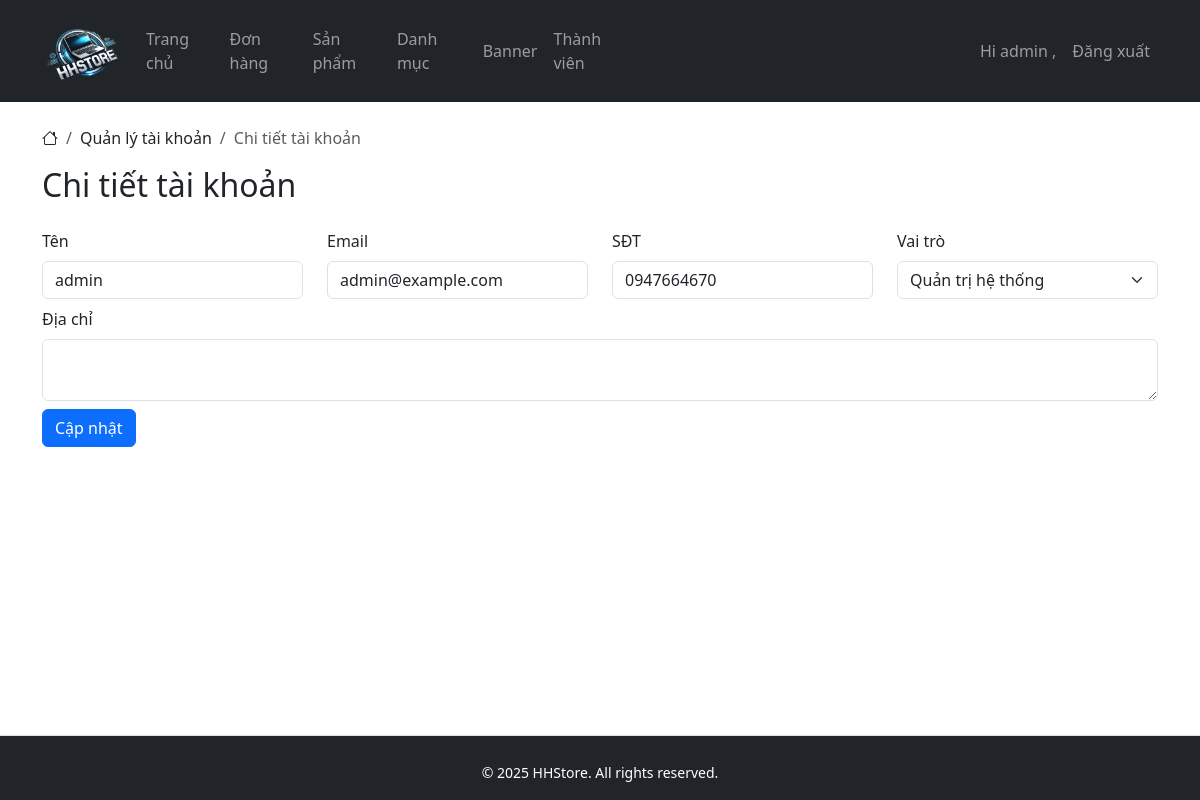
/?controller=user&action=edit&id=1 (signed in), run on the app's committed database.
### tables this page shows
CREATE TABLE `users` (
  `id` int(11) NOT NULL AUTO_INCREMENT,
  `username` varchar(50) DEFAULT NULL,
  `password` varchar(255) DEFAULT NULL,
  `email` varchar(100) DEFAULT NULL,
  `role` varchar(10) DEFAULT 'user',
  `phone` varchar(10) DEFAULT NULL,
  `address` varchar(255) DEFAULT NULL,
  PRIMARY KEY (`id`)
);

### core/Controller.php (called while the page is built, shortened)
<?php
class Controller
{
    public function model($model)
    {
        return new $model();
    }
    public function view($view, $data = [])
    {
        require_once "../app/views/layouts/main.php";
    }
}

### public/index.php (called while the page is built, shortened)
<?php
require_once '../core/Router.php';
require_once '../core/Controller.php';
require_once '../core/Model.php';
$url = isset($_GET['url']) ? $_GET['url'] : '';
$router = new Router();
$router->route($url);

### core/Model.php (called while the page is built, shortened)
<?php
class Model {
    public function __construct() {
        $pdo = new PDO("mysql:host=" . DB_HOST . ";dbname=" . DB_NAME, DB_USER, DB_PASS);
        $pdo->setAttribute(PDO::ATTR_ERRMODE, PDO::ERRMODE_EXCEPTION);
        $this->db = $pdo;
    }
}

### app/models/User.php (called while the page is built, shortened)
<?php
class User extends Model {
    public function getUserById($userId) {
        $stmt = $this->db->prepare("SELECT * FROM users WHERE id = :id");
        $stmt->execute([':id' => $userId]);
        return $stmt->fetch(PDO::FETCH_ASSOC);
    }
}

### app/views/admin/user/edit.php (the view, shortened to what this page needs)
<nav aria-label="breadcrumb">
    <ol class="breadcrumb">
        <li class="breadcrumb-item"><i class="bi bi-house"></i></li>
        <li class="breadcrumb-item" aria-current="page">Quản lý tài khoản</li>
        <li class="breadcrumb-item active" aria-current="page">Chi tiết tài khoản</li>
    </ol>
</nav>
<h2 class="mb-4">Chi tiết tài khoản</h2>
<form action="#" method="POST">
    <div class="row">
        <div class="col-3">
            <label class="form-label" for="">Tên</label>
            <input class="form-control" type="text" name="username" value="<?= $data['user']['username'] ?>">
        </div>
        <div class="col-3">
            <label class="form-label" for="">Email</label>
            <input class="form-control" type="email" name="email" value="<?= $data['user']['email'] ?>">
        </div>
        <div class="col-3">
            <label class="form-label" for="">SĐT</label>
            <input class="form-control" type="text" name="phone" value="<?= $data['user']['phone'] ?>">
        </div>
        <div class="col-3">
            <label class="form-label">Vai trò</label>
            <select name="role" class="form-select">
                <option value="admin" <?= $data['user']['role'] === 'admin' ? 'selected' : '' ?>>Quản trị hệ thống</option>
            </select>
        </div>
    </div>
    <div class="my-2">
        <label class="form-label" for="">Địa chỉ</label>
        <textarea class="form-control" type="textarea" name="address"><?= $data['user']['address'] ?></textarea>
    </div>
    <button class="btn btn-primary" type="submit">Cập nhật</button>
</form>

### public/assets/css/style.css (style rules this page uses)
html, body { height: 100%; }
body { display: flex; flex-direction: column; }

### data on the page
users: username "admin", email "admin@example.com", phone "0947664670", role "Quản trị hệ thống"

### other printed values
$_SESSION['user']['username'] "admin"
